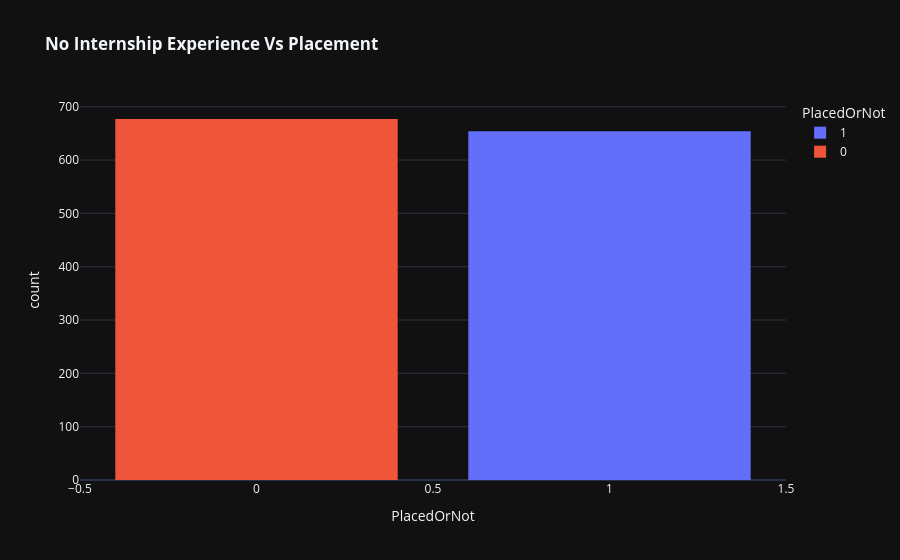

Here is the notebook cell this chart was saved with:
### Code cell
fig = px.histogram(data_frame = no_internship,
                   x = "PlacedOrNot",
                   color="PlacedOrNot",
                   title = "<b>No Internship Experience Vs Placement</b>",
                   template = 'plotly_dark')

fig.update_layout(bargap = 0.2)

fig.show()

### Figure 1 — Plotly figure (JSON) as saved in the notebook; plotly's stock layout.template omitted (floating-point values rounded to 4 significant figures; data arrays with more than 128 entries replaced by an {"elided": "..."} marker saying what was removed)
{"data": [{"bingroup": "x", "hovertemplate": "PlacedOrNot=%{x}<br>count=%{y}<extra></extra>", "legendgroup": "1", "marker": {"color": "#636efa", "pattern": {"shape": ""}}, "name": "1", "orientation": "v", "showlegend": true, "type": "histogram", "x": {"elided": "654 int values"}, "xaxis": "x", "yaxis": "y"}, {"bingroup": "x", "hovertemplate": "PlacedOrNot=%{x}<br>count=%{y}<extra></extra>", "legendgroup": "0", "marker": {"color": "#EF553B", "pattern": {"shape": ""}}, "name": "0", "orientation": "v", "showlegend": true, "type": "histogram", "x": {"elided": "677 int values"}, "xaxis": "x", "yaxis": "y"}], "layout": {"bargap": 0.2, "barmode": "relative", "legend": {"title": {"text": "PlacedOrNot"}, "tracegroupgap": 0}, "title": {"text": "<b>No Internship Experience Vs Placement</b>"}, "xaxis": {"anchor": "y", "categoryarray": [1, 0], "categoryorder": "array", "domain": [0, 1], "title": {"text": "PlacedOrNot"}}, "yaxis": {"anchor": "x", "domain": [0, 1], "title": {"text": "count"}}}}
